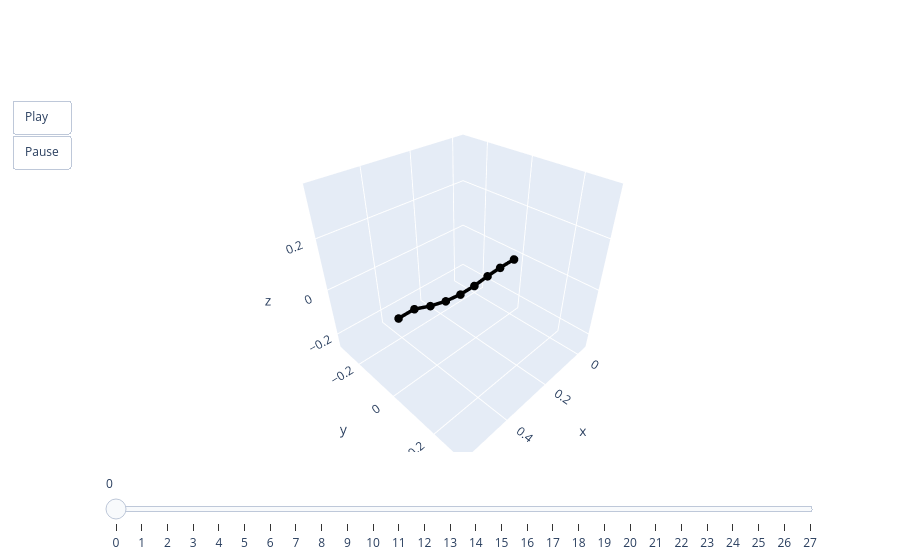

Notebook code for this chart:
### Code cell
animate(pred[0])

### Figure 1 — Plotly figure (JSON) as saved in the notebook; plotly's stock layout.template omitted (floating-point values rounded to 4 significant figures)
{"data": [{"line": {"color": "black", "width": 7}, "marker": {"size": 5}, "mode": "lines+markers", "type": "scatter3d", "x": [0, 0.07892, 0.1467, 0.2142, 0.2821, 0.3494, 0.415, 0.4783, 0.5387], "y": [0, 0, 0, 0, 0, 0, 0, 0, 0], "z": [0, 0, -0.003638, -0.01108, -0.01149, -0.00247, 0.01521, 0.03981, 0.03981]}], "layout": {"scene": {"aspectmode": "cube", "xaxis": {"autorange": false, "range": [-0.05387, 0.5926]}, "yaxis": {"autorange": false, "range": [-0.3232, 0.3232]}, "zaxis": {"autorange": false, "range": [-0.2648, 0.3817]}}, "sliders": [{"steps": [{"args": [["0"], {"frame": {"duration": 0, "redraw": true}, "mode": "immediate"}], "label": "0", "method": "animate"}, {"args": [["1"], {"frame": {"duration": 0, "redraw": true}, "mode": "immediate"}], "label": "1", "method": "animate"}, {"args": [["2"], {"frame": {"duration": 0, "redraw": true}, "mode": "immediate"}], "label": "2", "method": "animate"}, {"args": [["3"], {"frame": {"duration": 0, "redraw": true}, "mode": "immediate"}], "label": "3", "method": "animate"}, {"args": [["4"], {"frame": {"duration": 0, "redraw": true}, "mode": "immediate"}], "label": "4", "method": "animate"}, {"args": [["5"], {"frame": {"duration": 0, "redraw": true}, "mode": "immediate"}], "label": "5", "method": "animate"}, {"args": [["6"], {"frame": {"duration": 0, "redraw": true}, "mode": "immediate"}], "label": "6", "method": "animate"}, {"args": [["7"], {"frame": {"duration": 0, "redraw": true}, "mode": "immediate"}], "label": "7", "method": "animate"}, {"args": [["8"], {"frame": {"duration": 0, "redraw": true}, "mode": "immediate"}], "label": "8", "method": "animate"}, {"args": [["9"], {"frame": {"duration": 0, "redraw": true}, "mode": "immediate"}], "label": "9", "method": "animate"}, {"args": [["10"], {"frame": {"duration": 0, "redraw": true}, "mode": "immediate"}], "label": "10", "method": "animate"}, {"args": [["11"], {"frame": {"duration": 0, "redraw": true}, "mode": "immediate"}], "label": "11", "method": "animate"}, {"args": [["12"], {"frame": {"duration": 0, "redraw": true}, "mode": "immediate"}], "label": "12", "method": "animate"}, {"args": [["13"], {"frame": {"duration": 0, "redraw": true}, "mode": "immediate"}], "label": "13", "method": "animate"}, {"args": [["14"], {"frame": {"duration": 0, "redraw": true}, "mode": "immediate"}], "label": "14", "method": "animate"}, {"args": [["15"], {"frame": {"duration": 0, "redraw": true}, "mode": "immediate"}], "label": "15", "method": "animate"}, {"args": [["16"], {"frame": {"duration": 0, "redraw": true}, "mode": "immediate"}], "label": "16", "method": "animate"}, {"args": [["17"], {"frame": {"duration": 0, "redraw": true}, "mode": "immediate"}], "label": "17", "method": "animate"}, {"args": [["18"], {"frame": {"duration": 0, "redraw": true}, "mode": "immediate"}], "label": "18", "method": "animate"}, {"args": [["19"], {"frame": {"duration": 0, "redraw": true}, "mode": "immediate"}], "label": "19", "method": "animate"}, {"args": [["20"], {"frame": {"duration": 0, "redraw": true}, "mode": "immediate"}], "label": "20", "method": "animate"}, {"args": [["21"], {"frame": {"duration": 0, "redraw": true}, "mode": "immediate"}], "label": "21", "method": "animate"}, {"args": [["22"], {"frame": {"duration": 0, "redraw": true}, "mode": "immediate"}], "label": "22", "method": "animate"}, {"args": [["23"], {"frame": {"duration": 0, "redraw": true}, "mode": "immediate"}], "label": "23", "method": "animate"}, {"args": [["24"], {"frame": {"duration": 0, "redraw": true}, "mode": "immediate"}], "label": "24", "method": "animate"}, {"args": [["25"], {"frame": {"duration": 0, "redraw": true}, "mode": "immediate"}], "label": "25", "method": "animate"}, {"args": [["26"], {"frame": {"duration": 0, "redraw": true}, "mode": "immediate"}], "label": "26", "method": "animate"}, {"args": [["27"], {"frame": {"duration": 0, "redraw": true}, "mode": "immediate"}], "label": "27", "method": "animate"}]}], "updatemenus": [{"buttons": [{"args": [null, {"frame": {"duration": 50, "redraw": true}, "fromcurrent": true}], "label": "Play", "method": "animate"}, {"args": [[null], {"frame": {"duration": 0, "redraw": true}, "mode": "immediate"}], "label": "Pause", "method": "animate"}], "showactive": false, "type": "buttons"}]}}
